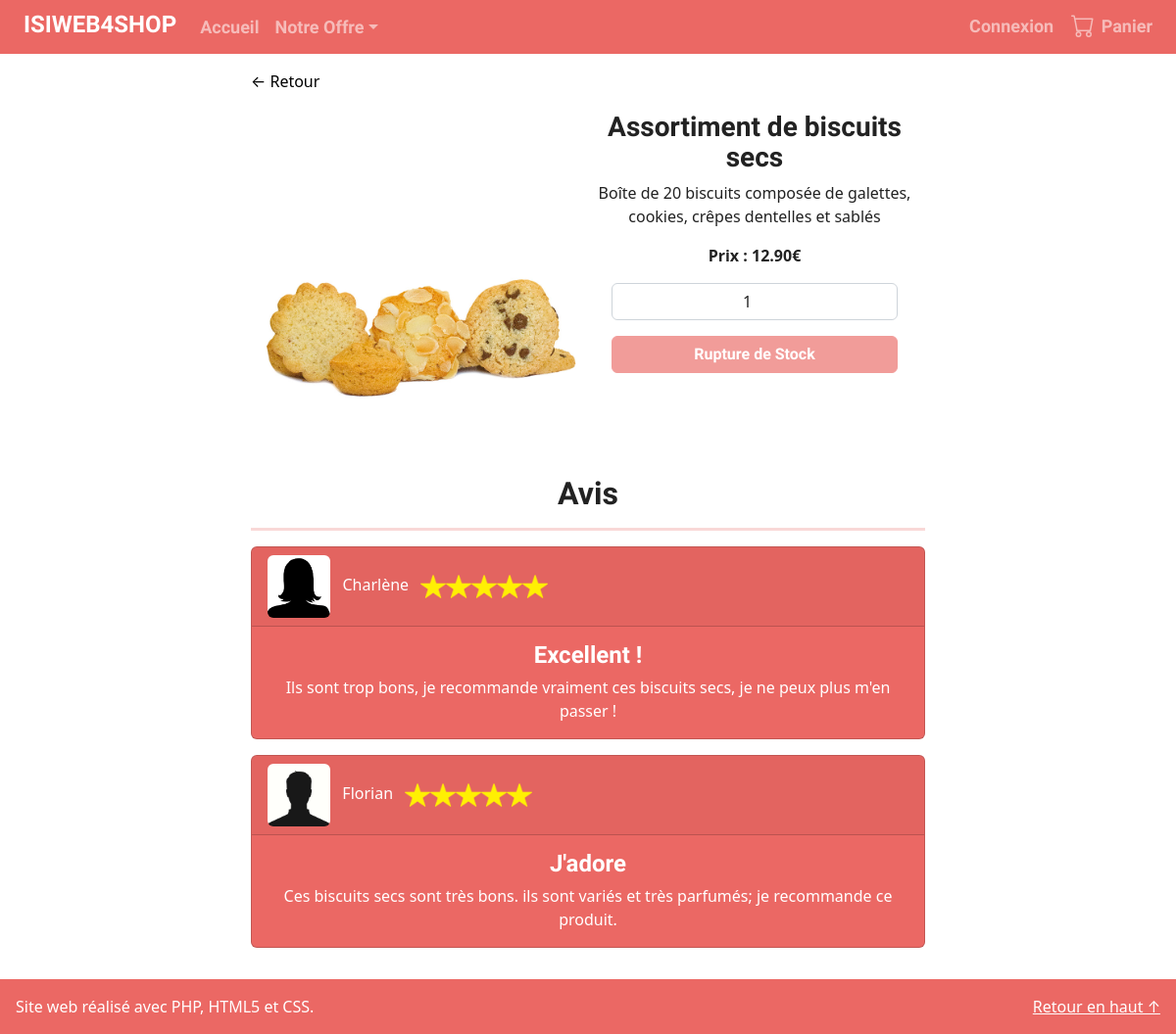
/index.php?action=Produit&cat=Biscuits&prod_id=4, run on the app's committed database.
### tables this page shows
CREATE TABLE `products` (
  `id` int(11) NOT NULL,
  `cat_id` tinyint(4) NOT NULL,
  `name` varchar(150) NOT NULL,
  `description` text NOT NULL,
  `image` varchar(30) NOT NULL,
  `price` decimal(5,2) NOT NULL,
  `quantity` int(3) NOT NULL
);

CREATE TABLE `reviews` (
  `id_product` int(2) NOT NULL,
  `name_user` varchar(50) NOT NULL,
  `photo_user` varchar(50) NOT NULL,
  `stars` int(1) NOT NULL,
  `title` varchar(50) NOT NULL,
  `description` varchar(150) NOT NULL
);

### index.php (called while the page is built)
<?php require 'Controleur/Routeur.php';
$routeur = new Routeur();
$routeur->routerRequete();

### Modeles/Modele.php (called while the page is built, shortened)
<?php
class Modele
{
	private $user = "root";
	private $pass = "";
	private $bdd = null;
	public function connect() {
		try
		{
			$this->bdd = new PDO("mysql:host=localhost;dbname=web4shop;charset=utf8", $this->user, $this->pass, array(PDO::ATTR_ERRMODE => PDO::ERRMODE_EXCEPTION));
		}
		catch (Exception $e) {
			echo "Connexion échouée ";
			die('Erreur fatale : ' . $e->getMessage());
		}
	}
	public function executerRequete($sql, $params = null) {
		if ($params == null) {
		$resultat = $this->bdd->query($sql);
		}
		else {
		$resultat = $this->bdd->prepare($sql);
		$resultat->execute($params);
		}
		return $resultat;
		}
}

### Modeles/Products.php (called while the page is built, shortened)
<?php
require_once 'Modele.php';
class ProduitsMulti extends Modele
{
    public function getProduct($id)
    {
        $sql = 'select * from products where id = ?';
        $products = $this->executerRequete($sql,array($id));
        if ($products->rowCount() == 1) return $products->fetch();
        else throw new Exception("Aucun produit ne correspond à l'id '$id'");
    }
}

### Modeles/Reviews.php (called while the page is built)
<?php require_once 'Modele.php';
class Review extends Modele
{
    public function getReview($idProduct)
    {
        $sql = 'select * from reviews'
            . ' where id_product=?';
        $review = $this->executerRequete($sql, array($idProduct));
        if ($review->rowCount() >= 1) return $review->fetchAll();
        else throw new Exception("Aucun avis ne correspond au produit d'ID : '$idProduct'");
    }
}

### Vues/VueProduit.php (the view, shortened to what this page needs)
<div class="float-start">
    <a href="index.php?action=<?= $_GET['cat'] ?>" class="text-black" style="text-decoration:none">← Retour</a>
</div>
<br>
<div class="row m-1 g-3">
    <div class="col-12 col-md-6">
        <img src="assets/<?= $produitInfos['image'] ?>" alt="<?= $produitInfos['name'] ?>" class="img-fluid rounded my-auto">
    </div>
    <div class="col-12 col-md-6">
        <h3><?= $produitInfos['name'] ?></h3>
        <p><?= $produitInfos['description'] ?></p>
        <strong>Prix : <?= $produitInfos['price'] ?>€</strong>
        <?php
        if ($produitInfos['quantity'] <= 0) {
            $lien = '#';
        } else {
            $lien = 'index.php?action=PanierProd&prod_id=' . $produitInfos['id'] . '&cat=' . $_GET['cat'] . '';
        }
        echo '<form class="row m-3" method="post" action="' . $lien . '" >';
        ?>
        <input type="number" class="form-control col" name="qte" value="1" min="1" max="<?= $produitInfos['quantity'] ?>" placeholder="Quantité" required>
        <?php
        if ($produitInfos['quantity'] <= 0) {
            echo '<button type="submit" class="btn btn-primary mt-3" disabled>Rupture de Stock</button>';
        } else {
            echo '<button type="submit" class="btn btn-primary mt-3">Ajouter au Panier</button>';
        }
        ?>
        </form>
    </div>
</div>
<div class="mt-5">
    <h2>Avis</h2>
    <hr class="bg-primary border-3 border-top border-primary">
    <?php foreach ($reviewsInfos as $review) { ?>
        <div class="card text-white bg-primary mb-3">
            <div class="card-header ">
                <div class="float-start">
                    <img class="rounded" style="height: 8vh" src="assets/<?= $review['photo_user'] ?>" alt="<?= $review['photo_user'] ?>">
                    <span class="m-2"><?= $review['name_user'] ?></span>
                    <?php
                    for ($i = 0; $i < $review['stars']; $i++) {
                        echo '<img style="height: 3vh" src="assets/review_star.png" alt="star">';
                    }
                    ?>
                </div>
            </div>
            <div class="card-body">
                <h4 class="card-title"><?= $review['title'] ?></h4>
                <p class="card-text"><?= $review['description'] ?>
            </div>
        </div>
    <?php } ?>
</div>

### Style/Style.css (style rules this page uses)
input[type='number'] { width: 50px; text-align: center; }

### data on the page
products: image (picture), name "Assortiment de biscuits secs", description "Boîte de 20 biscuits composée de galettes, cookies, crêpes dentelles et sablés", price "12.90"
reviews: photo_user (picture), name_user "Charlène", stars 5 (drawn), title "Excellent !", description "Ils sont trop bons, je recommande vraiment ces biscuits secs, je ne peux plus m'en passer !"
reviews: photo_user (picture), name_user "Florian", stars 5 (drawn), title "J'adore", description "Ces biscuits secs sont très bons. ils sont variés et très parfumés; je recommande ce produit."

### other printed values
$message "Connexion"
